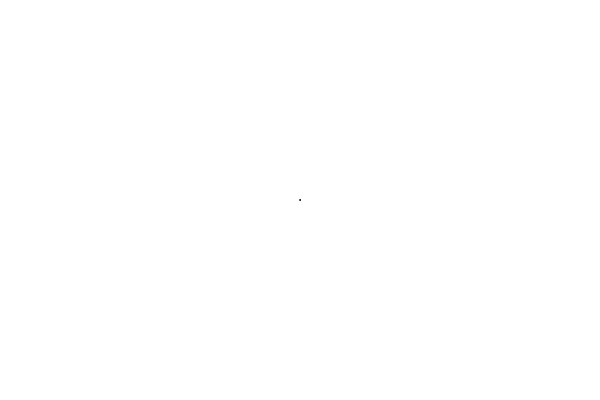
Frame 1 (no input)
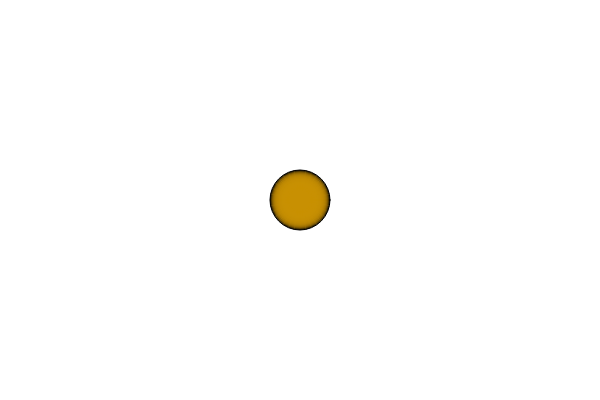
Frame 60 (no input)
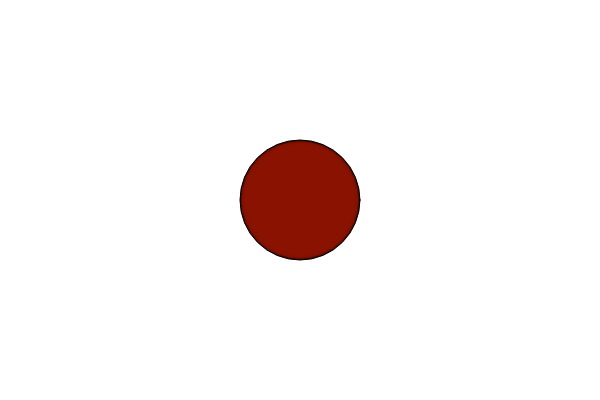
Frame 120 (the mouse pressed at the canvas centre since frame 60)

The p5.js sketch that drew these frames (run headless with seeded random() and noise() and a simulated clock; from frame 60 on, the mouse is pressed at the canvas centre):

// p5.js sketch
// ── sketch.js
var blackhole = {
    bh: 1,
    r: 255,
    g: 255,
    b: 255,
    a: 0,
};

function setup() {
    createCanvas (600, 400);
    background(255, 255, 255);
}

function draw() {
    //black hole
    fill(blackhole.r, blackhole.g, blackhole.b, blackhole.a);
    ellipse(300, 200, blackhole.bh, blackhole.bh);
    blackhole.bh = blackhole.bh + 1;
    blackhole.r=blackhole.r-1;
    blackhole.g=blackhole.g-2;
    blackhole.b=blackhole.b-10;
    blackhole.a=blackhole.a+1;
}
